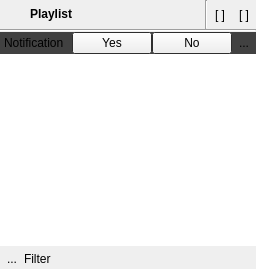
                          <widget class="QFrame" name="frame_16">
                           <property name="sizePolicy">
                            <sizepolicy hsizetype="Preferred" vsizetype="Expanding">
                             <horstretch>0</horstretch>
                             <verstretch>0</verstretch>
                            </sizepolicy>
                           </property>
                           <property name="frameShape">
                            <enum>QFrame::NoFrame</enum>
                           </property>
                           <property name="frameShadow">
                            <enum>QFrame::Sunken</enum>
                           </property>
                           <layout class="QVBoxLayout" name="verticalLayout_18">
                            <property name="spacing">
                             <number>0</number>
                            </property>
                            <property name="margin">
                             <number>0</number>
                            </property>
                            <item>
                             <widget class="QFrame" name="frame_17">
                              <property name="frameShape">
                               <enum>QFrame::NoFrame</enum>
                              </property>
                              <property name="frameShadow">
                               <enum>QFrame::Raised</enum>
                              </property>
                              <layout class="QHBoxLayout" name="horizontalLayout_14">
                               <property name="spacing">
                                <number>0</number>
                               </property>
                               <property name="margin">
                                <number>0</number>
                               </property>
                               <item>
                                <widget class="QToolButton" name="showQueue">
                                 <property name="toolTip">
                                  <string>Show Upcoming</string>
                                 </property>
                                 <property name="text">
                                  <string/>
                                 </property>
                                 <property name="icon">
                                  <iconset>
                                   <normaloff>../icons/hi22-actions-bangarang-preview.png</normaloff>../icons/hi22-actions-bangarang-preview.png</iconset>
                                 </property>
                                 <property name="iconSize">
                                  <size>
                                   <width>22</width>
                                   <height>22</height>
                                  </size>
                                 </property>
                                 <property name="checkable">
                                  <bool>false</bool>
                                 </property>
                                 <property name="autoRaise">
                                  <bool>true</bool>
                                 </property>
                                </widget>
                               </item>
                               <item>
                                <widget class="QLabel" name="playlistName">
                                 <property name="sizePolicy">
                                  <sizepolicy hsizetype="Expanding" vsizetype="Preferred">
                                   <horstretch>0</horstretch>
                                   <verstretch>0</verstretch>
                                  </sizepolicy>
                                 </property>
                                 <property name="text">
                                  <string>&lt;b&gt;Playlist&lt;/b&gt;</string>
                                 </property>
                                 <property name="alignment">
                                  <set>Qt::AlignLeading|Qt::AlignLeft|Qt::AlignVCenter</set>
                                 </property>
                                </widget>
                               </item>
                               <item>
                                <widget class="QLabel" name="playlistDuration">
                                 <property name="sizePolicy">
                                  <sizepolicy hsizetype="Minimum" vsizetype="Preferred">
                                   <horstretch>0</horstretch>
                                   <verstretch>0</verstretch>
                                  </sizepolicy>
                                 </property>
                                 <property name="text">
                                  <string/>
                                 </property>
                                </widget>
                               </item>
                               <item>
                                <widget class="QToolButton" name="clearPlaylist">
                                 <property name="toolTip">
                                  <string>Clear Playlist</string>
                                 </property>
                                 <property name="icon">
                                  <iconset>
                                   <normaloff>../icons/hi22-actions-bangarang-clearplaylist.png</normaloff>../icons/hi22-actions-bangarang-clearplaylist.png</iconset>
                                 </property>
                                 <property name="iconSize">
                                  <size>
                                   <width>22</width>
                                   <height>22</height>
                                  </size>
                                 </property>
                                 <property name="autoRaise">
                                  <bool>true</bool>
                                 </property>
                                </widget>
                               </item>
                               <item>
                                <widget class="Line" name="line">
                                 <property name="orientation">
                                  <enum>Qt::Vertical</enum>
                                 </property>
                                </widget>
                               </item>
                               <item>
                                <widget class="QToolButton" name="repeat">
                                 <property name="toolTip">
                                  <string>Turn on Repeat</string>
                                 </property>
                                 <property name="text">
                                  <string>[ ]</string>
                                 </property>
                                 <property name="icon">
                                  <iconset>
                                   <normaloff>../icons/hi22-actions-bangarang-repeat.png</normaloff>../icons/hi22-actions-bangarang-repeat.png</iconset>
                                 </property>
                                 <property name="iconSize">
                                  <size>
                                   <width>22</width>
                                   <height>22</height>
                                  </size>
                                 </property>
                                 <property name="checkable">
                                  <bool>false</bool>
                                 </property>
                                 <property name="autoRaise">
                                  <bool>true</bool>
                                 </property>
                                </widget>
                               </item>
                               <item>
                                <widget class="QToolButton" name="shuffle">
                                 <property name="enabled">
                                  <bool>true</bool>
                                 </property>
                                 <property name="toolTip">
                                  <string>Turn on Shuffle</string>
                                 </property>
                                 <property name="text">
                                  <string>[ ]</string>
                                 </property>
                                 <property name="icon">
                                  <iconset>
                                   <normaloff>../icons/hi22-actions-bangarang-shuffle.png</normaloff>../icons/hi22-actions-bangarang-shuffle.png</iconset>
                                 </property>
                                 <property name="iconSize">
                                  <size>
                                   <width>22</width>
                                   <height>22</height>
                                  </size>
                                 </property>
                                 <property name="checkable">
                                  <bool>false</bool>
                                 </property>
                                 <property name="autoRaise">
                                  <bool>true</bool>
                                 </property>
                                </widget>
                               </item>
                              </layout>
                             </widget>
                            </item>
                            <item>
                             <widget class="QFrame" name="playlistNotification">
                              <property name="frameShape">
                               <enum>QFrame::NoFrame</enum>
                              </property>
                              <property name="frameShadow">
                               <enum>QFrame::Plain</enum>
                              </property>
                              <property name="lineWidth">
                               <number>0</number>
                              </property>
                              <property name="midLineWidth">
                               <number>0</number>
                              </property>
                              <layout class="QVBoxLayout" name="verticalLayout_56">
                               <property name="spacing">
                                <number>0</number>
                               </property>
                               <property name="margin">
                                <number>0</number>
                               </property>
                               <item>
                                <widget class="Line" name="line_8">
                                 <property name="palette">
                                  <palette>
                                   <active>
                                    <colorrole role="Base">
                                     <brush brushstyle="SolidPattern">
                                      <color alpha="255">
                                       <red>10</red>
                                       <green>10</green>
                                       <blue>10</blue>
                                      </color>
                                     </brush>
                                    </colorrole>
                                    <colorrole role="Window">
                                     <brush brushstyle="SolidPattern">
                                      <color alpha="255">
                                       <red>51</red>
                                       <green>51</green>
                                       <blue>51</blue>
                                      </color>
                                     </brush>
                                    </colorrole>
                                   </active>
                                   <inactive>
                                    <colorrole role="Base">
                                     <brush brushstyle="SolidPattern">
                                      <color alpha="255">
                                       <red>10</red>
                                       <green>10</green>
                                       <blue>10</blue>
                                      </color>
                                     </brush>
                                    </colorrole>
                                    <colorrole role="Window">
                                     <brush brushstyle="SolidPattern">
                                      <color alpha="255">
                                       <red>51</red>
                                       <green>51</green>
                                       <blue>51</blue>
                                      </color>
                                     </brush>
                                    </colorrole>
                                   </inactive>
                                   <disabled>
                                    <colorrole role="Base">
                                     <brush brushstyle="SolidPattern">
                                      <color alpha="255">
                                       <red>51</red>
                                       <green>51</green>
                                       <blue>51</blue>
                                      </color>
                                     </brush>
                                    </colorrole>
                                    <colorrole role="Window">
                                     <brush brushstyle="SolidPattern">
                                      <color alpha="255">
                                       <red>51</red>
                                       <green>51</green>
                                       <blue>51</blue>
                                      </color>
                                     </brush>
                                    </colorrole>
                                   </disabled>
                                  </palette>
                                 </property>
                                 <property name="frameShadow">
                                  <enum>QFrame::Sunken</enum>
                                 </property>
                                 <property name="orientation">
                                  <enum>Qt::Horizontal</enum>
                                 </property>
                                </widget>
                               </item>
                               <item>
                                <widget class="QFrame" name="horizontalFrame">
                                 <property name="palette">
                                  <palette>
                                   <active>
                                    <colorrole role="Base">
                                     <brush brushstyle="SolidPattern">
                                      <color alpha="255">
                                       <red>10</red>
                                       <green>10</green>
                                       <blue>10</blue>
                                      </color>
                                     </brush>
                                    </colorrole>
                                    <colorrole role="Window">
                                     <brush brushstyle="SolidPattern">
                                      <color alpha="255">
                                       <red>65</red>
                                       <green>65</green>
                                       <blue>65</blue>
                                      </color>
                                     </brush>
                                    </colorrole>
                                   </active>
                                   <inactive>
                                    <colorrole role="Base">
                                     <brush brushstyle="SolidPattern">
                                      <color alpha="255">
                                       <red>10</red>
                                       <green>10</green>
                                       <blue>10</blue>
                                      </color>
                                     </brush>
                                    </colorrole>
                                    <colorrole role="Window">
                                     <brush brushstyle="SolidPattern">
                                      <color alpha="255">
                                       <red>65</red>
                                       <green>65</green>
                                       <blue>65</blue>
                                      </color>
                                     </brush>
                                    </colorrole>
                                   </inactive>
                                   <disabled>
                                    <colorrole role="Base">
                                     <brush brushstyle="SolidPattern">
                                      <color alpha="255">
                                       <red>65</red>
                                       <green>65</green>
                                       <blue>65</blue>
                                      </color>
                                     </brush>
                                    </colorrole>
                                    <colorrole role="Window">
                                     <brush brushstyle="SolidPattern">
                                      <color alpha="255">
                                       <red>65</red>
                                       <green>65</green>
                                       <blue>65</blue>
                                      </color>
                                     </brush>
                                    </colorrole>
                                   </disabled>
                                  </palette>
                                 </property>
                                 <property name="autoFillBackground">
                                  <bool>true</bool>
                                 </property>
                                 <property name="frameShape">
                                  <enum>QFrame::NoFrame</enum>
                                 </property>
                                 <property name="lineWidth">
                                  <number>0</number>
                                 </property>
                                 <layout class="QHBoxLayout" name="horizontalLayout_27">
                                  <property name="spacing">
                                   <number>0</number>
                                  </property>
                                  <property name="margin">
                                   <number>0</number>
                                  </property>
                                  <item>
                                   <widget class="QLabel" name="playlistNotificationLabel">
                                    <property name="sizePolicy">
                                     <sizepolicy hsizetype="Expanding" vsizetype="Preferred">
                                      <horstretch>0</horstretch>
                                      <verstretch>0</verstretch>
                                     </sizepolicy>
                                    </property>
                                    <property name="text">
                                     <string>Notification</string>
                                    </property>
                                    <property name="margin">
                                     <number>0</number>
                                    </property>
                                    <property name="indent">
                                     <number>4</number>
                                    </property>
                                   </widget>
                                  </item>
                                  <item>
                                   <widget class="QPushButton" name="playlistNotificationYes">
                                    <property name="text">
                                     <string>Yes</string>
                                    </property>
                                    <property name="flat">
                                     <bool>false</bool>
                                    </property>
                                   </widget>
                                  </item>
                                  <item>
                                   <widget class="QPushButton" name="playlistNotificationNo">
                                    <property name="text">
                                     <string>No</string>
                                    </property>
                                   </widget>
                                  </item>
                                  <item>
                                   <widget class="QToolButton" name="closePlaylistNotification">
                                    <property name="text">
                                     <string>...</string>
                                    </property>
                                    <property name="icon">
                                     <iconset>
                                      <normaloff>../convenience/dialog-close.png</normaloff>../convenience/dialog-close.png</iconset>
                                    </property>
                                    <property name="autoRaise">
                                     <bool>true</bool>
                                    </property>
                                   </widget>
                                  </item>
                                 </layout>
                                </widget>
                               </item>
                              </layout>
                             </widget>
                            </item>
                            <item>
                             <widget class="PlaylistView" name="playlistView">
                              <property name="minimumSize">
                               <size>
                                <width>250</width>
                                <height>0</height>
                               </size>
                              </property>
                              <property name="mouseTracking">
                               <bool>true</bool>
                              </property>
                              <property name="acceptDrops">
                               <bool>false</bool>
                              </property>
                              <property name="frameShape">
                               <enum>QFrame::NoFrame</enum>
                              </property>
                              <property name="lineWidth">
                               <number>1</number>
                              </property>
                              <property name="editTriggers">
                               <set>QAbstractItemView::NoEditTriggers</set>
                              </property>
                              <property name="dragEnabled">
                               <bool>true</bool>
                              </property>
                              <property name="dragDropMode">
                               <enum>QAbstractItemView::DragDrop</enum>
                              </property>
                              <property name="alternatingRowColors">
                               <bool>true</bool>
                              </property>
                              <property name="selectionMode">
                               <enum>QAbstractItemView::ExtendedSelection</enum>
                              </property>
                             </widget>
                            </item>
                            <item>
                             <widget class="QFrame" name="playlistFilter">
                              <property name="sizePolicy">
                               <sizepolicy hsizetype="Expanding" vsizetype="Minimum">
                                <horstretch>0</horstretch>
                                <verstretch>0</verstretch>
                               </sizepolicy>
                              </property>
                              <property name="frameShape">
                               <enum>QFrame::NoFrame</enum>
                              </property>
                              <property name="frameShadow">
                               <enum>QFrame::Raised</enum>
                              </property>
                              <layout class="QHBoxLayout" name="horizontalLayout_2">
                               <property name="spacing">
                                <number>0</number>
                               </property>
                               <property name="leftMargin">
                                <number>0</number>
                               </property>
                               <property name="topMargin">
                                <number>2</number>
                               </property>
                               <property name="rightMargin">
                                <number>0</number>
                               </property>
                               <property name="bottomMargin">
                                <number>0</number>
                               </property>
                               <item>
                                <widget class="QToolButton" name="closePlaylistFilter">
                                 <property name="text">
                                  <string>...</string>
                                 </property>
                                 <property name="icon">
                                  <iconset>
                                   <normaloff>../convenience/dialog-close.png</normaloff>../convenience/dialog-close.png</iconset>
                                 </property>
                                 <property name="autoRaise">
                                  <bool>true</bool>
                                 </property>
                                </widget>
                               </item>
                               <item>
                                <widget class="QLabel" name="label_18">
                                 <property name="text">
                                  <string>Filter</string>
                                 </property>
                                </widget>
                               </item>
                               <item>
                                <widget class="KFilterProxySearchLine" name="playlistFilterProxyLine">
                                 <property name="focusPolicy">
                                  <enum>Qt::TabFocus</enum>
                                 </property>
                                </widget>
                               </item>
                              </layout>
                             </widget>
                            </item>
                           </layout>
                          </widget>
